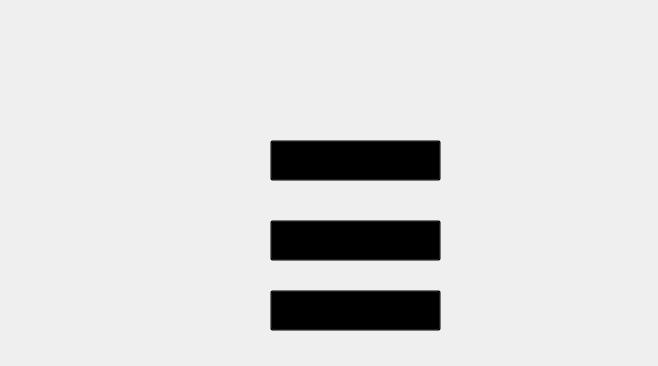
<?xml version="1.0" encoding="UTF-8"?>
<ui version="4.0">
 <class>MainWindow</class>
 <widget class="QMainWindow" name="MainWindow">
  <property name="geometry">
   <rect>
    <x>0</x>
    <y>0</y>
    <width>658</width>
    <height>366</height>
   </rect>
  </property>
  <property name="windowTitle">
   <string>Dificuldade</string>
  </property>
  <widget class="QWidget" name="centralwidget">
   <widget class="QLabel" name="label">
    <property name="geometry">
     <rect>
      <x>0</x>
      <y>0</y>
      <width>661</width>
      <height>371</height>
     </rect>
    </property>
    <property name="text">
     <string/>
    </property>
    <property name="pixmap">
     <pixmap>../imagens/tela_dificuldade.png</pixmap>
    </property>
    <property name="scaledContents">
     <bool>true</bool>
    </property>
   </widget>
   <widget class="QPushButton" name="Button_dificil">
    <property name="geometry">
     <rect>
      <x>270</x>
      <y>140</y>
      <width>171</width>
      <height>41</height>
     </rect>
    </property>
    <property name="cursor">
     <cursorShape>PointingHandCursor</cursorShape>
    </property>
    <property name="styleSheet">
     <string notr="true">background-color:rgba(0, 0, 0, 0);</string>
    </property>
    <property name="text">
     <string/>
    </property>
   </widget>
   <widget class="QPushButton" name="Button_medio">
    <property name="geometry">
     <rect>
      <x>270</x>
      <y>220</y>
      <width>171</width>
      <height>41</height>
     </rect>
    </property>
    <property name="cursor">
     <cursorShape>PointingHandCursor</cursorShape>
    </property>
    <property name="styleSheet">
     <string notr="true">background-color:rgba(0, 0, 0, 0);</string>
    </property>
    <property name="text">
     <string/>
    </property>
   </widget>
   <widget class="QPushButton" name="Button_facil">
    <property name="geometry">
     <rect>
      <x>270</x>
      <y>290</y>
      <width>171</width>
      <height>41</height>
     </rect>
    </property>
    <property name="cursor">
     <cursorShape>PointingHandCursor</cursorShape>
    </property>
    <property name="styleSheet">
     <string notr="true">background-color:rgba(0, 0, 0, 0);</string>
    </property>
    <property name="text">
     <string/>
    </property>
   </widget>
  </widget>
 </widget>
 <resources/>
 <connections/>
</ui>
